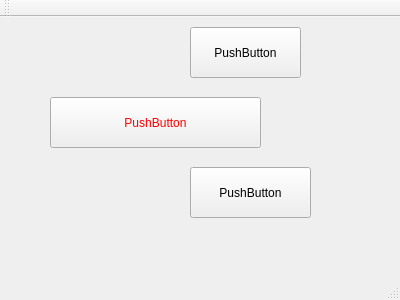
<?xml version="1.0" encoding="UTF-8"?>
<ui version="4.0">
 <class>MainWindow</class>
 <widget class="QMainWindow" name="MainWindow">
  <property name="geometry">
   <rect>
    <x>0</x>
    <y>0</y>
    <width>400</width>
    <height>300</height>
   </rect>
  </property>
  <property name="windowTitle">
   <string>MainWindow</string>
  </property>
  <widget class="QWidget" name="centralWidget">
   <widget class="QPushButton" name="pushButton">
    <property name="geometry">
     <rect>
      <x>190</x>
      <y>10</y>
      <width>111</width>
      <height>51</height>
     </rect>
    </property>
    <property name="text">
     <string>PushButton</string>
    </property>
   </widget>
   <widget class="QPushButton" name="pushButton_2">
    <property name="geometry">
     <rect>
      <x>50</x>
      <y>80</y>
      <width>211</width>
      <height>51</height>
     </rect>
    </property>
    <property name="styleSheet">
     <string notr="true">QPushButton{color:rgb(255,0,0)}</string>
    </property>
    <property name="text">
     <string>PushButton</string>
    </property>
   </widget>
   <widget class="QPushButton" name="pushButton_3">
    <property name="geometry">
     <rect>
      <x>190</x>
      <y>150</y>
      <width>121</width>
      <height>51</height>
     </rect>
    </property>
    <property name="text">
     <string>PushButton</string>
    </property>
   </widget>
  </widget>
  <widget class="QMenuBar" name="menuBar">
   <property name="geometry">
    <rect>
     <x>0</x>
     <y>0</y>
     <width>400</width>
     <height>24</height>
    </rect>
   </property>
  </widget>
  <widget class="QToolBar" name="mainToolBar">
   <attribute name="toolBarArea">
    <enum>TopToolBarArea</enum>
   </attribute>
   <attribute name="toolBarBreak">
    <bool>false</bool>
   </attribute>
  </widget>
  <widget class="QStatusBar" name="statusBar"/>
 </widget>
 <layoutdefault spacing="6" margin="11"/>
 <resources/>
 <connections/>
</ui>
